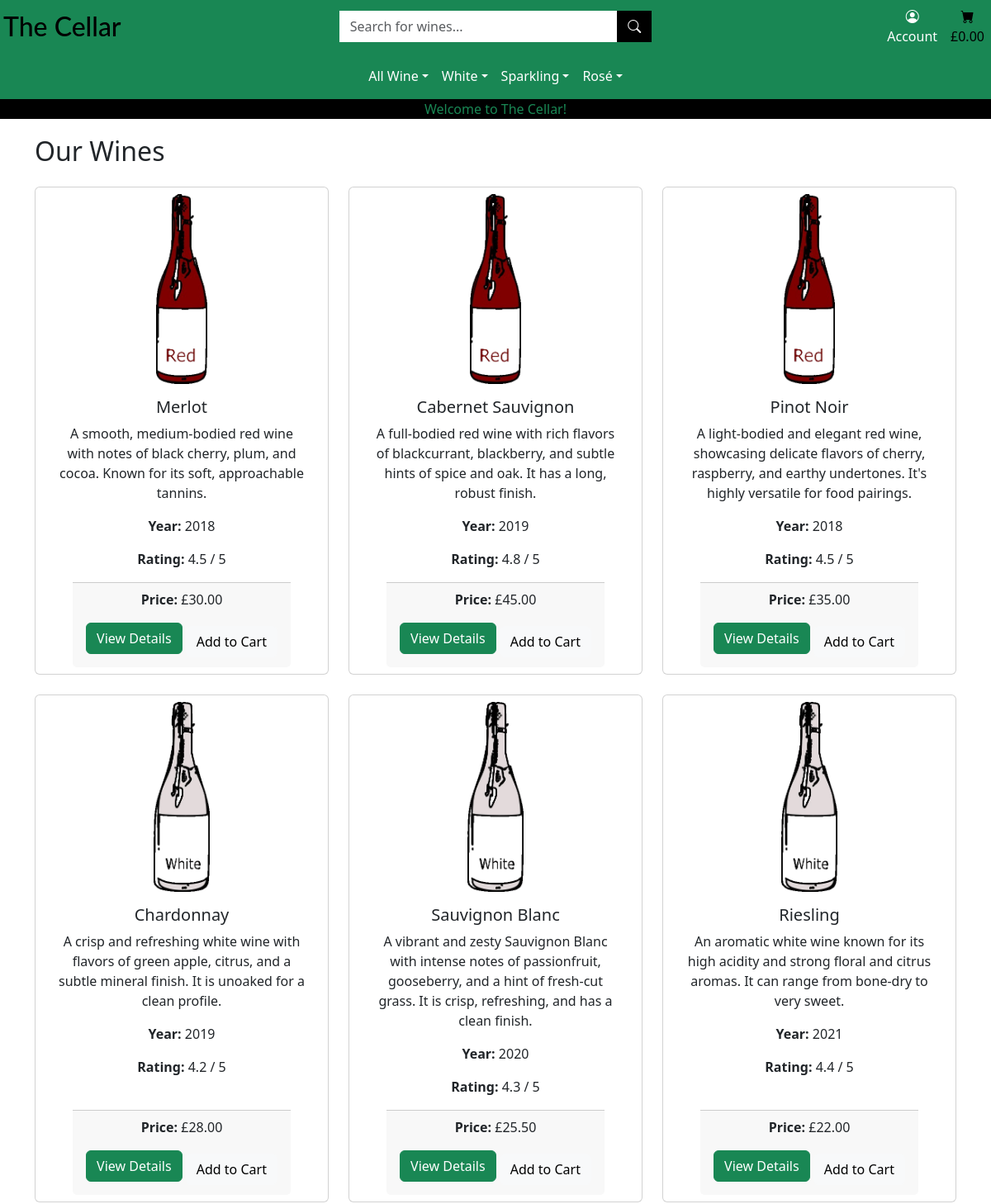
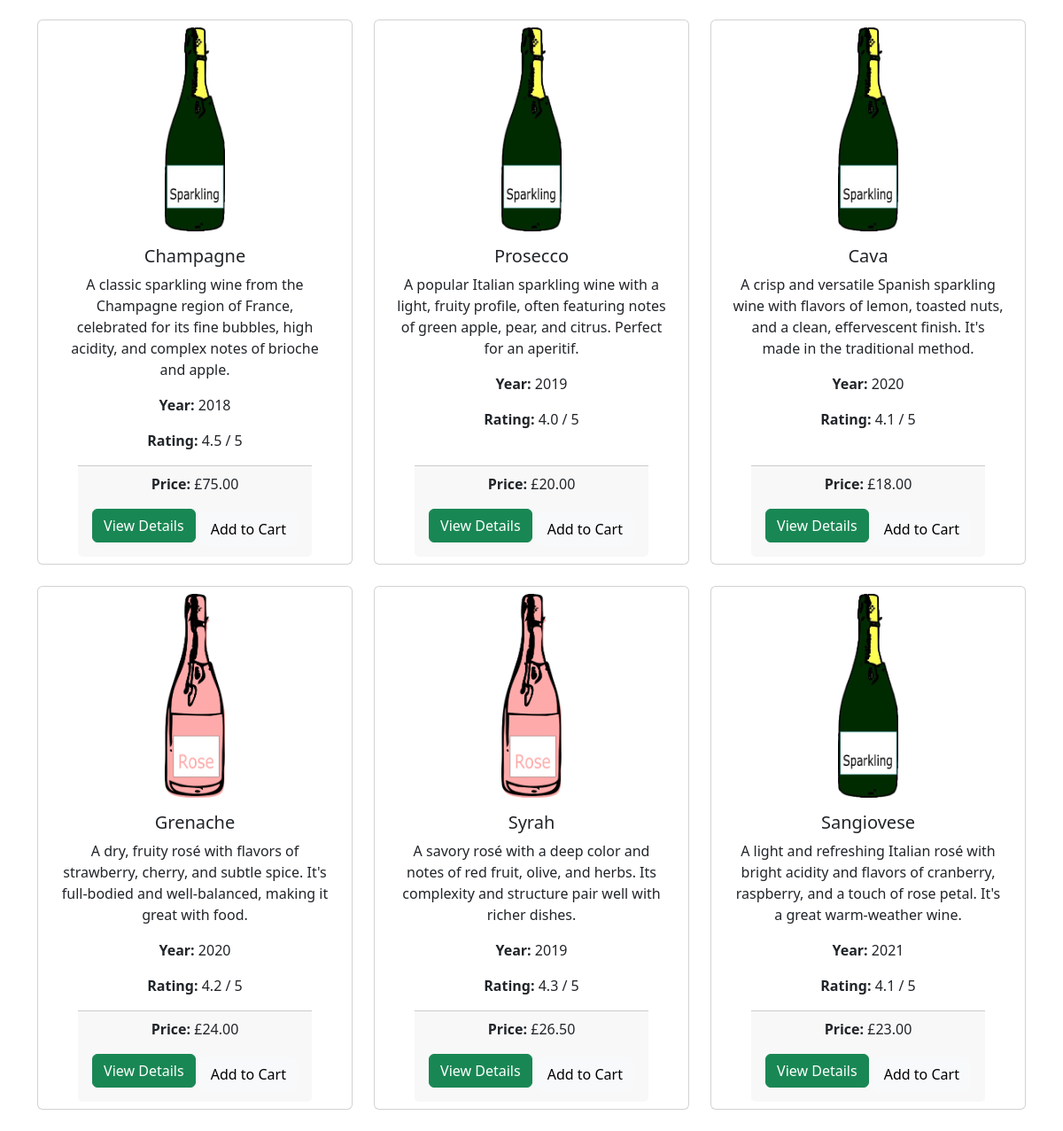
Screenshot of /products/ with the database file from the repository (2 pictures, top to bottom).
### products/models.py (models this page shows, shortened)
class Wine(models.Model):
    name = models.CharField(max_length=200)
    category = models.ForeignKey(Category, on_delete=models.SET_NULL, related_name='wines', null=True, blank=True)
    description = models.TextField()
    price = models.DecimalField(max_digits=10, decimal_places=2)
    image = models.ImageField(blank=True, null=True)
    rating = models.FloatField(null=True, blank=True)
    year = models.PositiveIntegerField(null=True, blank=True)

### products/views.py (the view, shortened to what this page needs)
# urls.py: path('', views.all_wines, name='all_wines'),
def all_wines(request):
    wines = Wine.objects.all()
    query = None
    categories = None
    sort = None
    direction = None
    if 'category' in request.GET:
        categories = request.GET['category'].split(',')
        wines = wines.filter(category__name__in=categories)
        categories = Category.objects.filter(name__in=categories)
    if 'q' in request.GET:
        query = request.GET['q']
        if not query:
            messages.error(request, "You didn't enter any search criteria!")
            return redirect(reverse('all_wines'))
        wines = wines.filter(Q(name__icontains=query) | Q(description__icontains=query))
    context = {       #create a context dictionary to pass data to the template
        'wines': wines,
        'search_term': query,
        'current_categories': categories,
        'current_sorting': f'{sort}_{direction}',
    }
    return render(request, 'products.html', context)

### products/templates/products.html (shortened to what this page needs)
{% extends "base.html" %}
{% load static %}
{% block content %}
<div class="container">
    <h2 class="my-4">Our Wines</h2>
    <div class="row">
        {% for wine in wines %}
        <div class="col-md-4 mb-4">
            <div class="card h-100 d-flex align-items-center px-2 py-2">
                {% if wine.image %}
                    <img src="{{ wine.image.url }}" class="card-img-top" alt="{{ wine.name }}">
                {% else %}
                    <img src="{% static 'images/placeholder.png' %}" class="card-img-top" alt="No image available">
                {% endif %}
                    <div class="card-body text-center">
                        <h5 class="card-title">{{ wine.name }}</h5>
                        <p class="card-text">{{ wine.description }}</p>
                        <p class="card-text"><strong>Year:</strong> {{ wine.year }}</p>
                        <p class="card-text"><strong>Rating:</strong> {{ wine.rating }} / 5</p>
                    </div>
                    <div class="card-footer text-center">
                        <p class="card-text"><strong>Price:</strong> £{{ wine.price|floatformat:2 }}</p>
                        <a href="{% url 'wine_detail' wine.id %}" class="btn btn-success mb-2">View Details</a>
                        <form method="post" action="{% url 'shop_home' %}" class="d-inline">
                            <button type="submit" class="btn btn-light">Add to Cart</button>
                        </form>
                 </div>
            </div>
        </div>
        {% endfor %}
    </div>
</div>
{% endblock %}

### templates/base.html (shortened to what this page needs)
{% load static %}
<!doctype html>
<html lang="en">
<head>
    {% block core_css %}
    <link href="https://cdnjs.cloudflare.com/ajax/libs/bootstrap/5.3.0/css/bootstrap.min.css" rel="stylesheet">
    <link href="https://cdnjs.cloudflare.com/ajax/libs/bootstrap-icons/1.10.0/font/bootstrap-icons.min.css"
        rel="stylesheet"> {% endblock %}
    {% block extra_css %}
    <link rel="stylesheet" href="{% static 'css/base.css' %}">
    {% endblock %}
</head>
<body>
    <header class="container-fluid fixed-top px-0">
        <div id="topnav" class="row d-flex flex-wrap align-items-center bg-success text-white py-2 px-2">
            {% include 'includes/header_desktop.html' %}
        </div>
        <nav class="navbar navbar-expand-lg navbar-light bg-success text-black">
            {% include 'includes/main_nav_desktop.html' %}
        </nav>
        <div class="row text-center" id="message-banner">
            <div class="col bg-black text-success" >
                <p class="m-0">Welcome to The Cellar!</p>
            </div>
        </div>
    </header>
    <main>
        {% block content %}
        {% endblock %}
    </main>
</body>
</html>

### templates/includes/header_desktop.html (shortened to what this page needs)
<div class="col-12 col-lg-4 my-auto py-1 px-2 py-lg-0 text-center text-lg-left d-none d-lg-block">
    <a href="{% url 'home' %}" class="nav-link main-logo-link">
        <h2 class="logo-font text-black my-0">The Cellar</h2>
    </a>
</div>
<div class="col-12 col-lg-4 my-auto py-1 py-lg-0 d-none d-lg-block">
    <form action="{% url 'all_wines' %}" method="get">
        <div class="input-group w-100">
            <input type="text" class="form-control border border-white rounded-0"
                placeholder="Search for wines..." name="q">
            <div class="input-group-append">
                <button class="btn btn-white bg-black rounded-0" type="submit">
                    <span class="icon"><i class="bi bi-search text-white"></i></span>
                </button>
            </div>
        </div>
    </form>
</div>
<div class="col-12 col-lg-4 my-auto py-1 py-lg-0 d-none d-lg-block">
    <ul
        class="list-inline list-unstyled text-center text-lg-right my-0  d-flex justify-content-end align-items-center">
        <li class="list-inline-item dropdown mx-3">
            <a href="" class="nav-link text-white" data-bs-toggle="dropdown" id="user-options" aria-expanded="false">
                <div><i class="bi bi-person-circle"></i></div>
            </a>
            <p class="my-0 d-md-none d-lg-block">Account</p>
        </li>
        <li class="list-inline-item border-outline-1-solid-white">
            <a href=""
                class="nav-link {% if grand_total_items %}text-success{% else %}text-black{% endif %} ">
                <div class="text-center">
                    <div><i class="bi bi-cart-fill"></i></div>
                    <p class="m-0">
                        {% if grand_total_items %}
                        £{{ grand_total|floatformat:2 }}
                        {% else %}
                        £0.00
                        {% endif %}
                    </p>
                </div>
            </a>
        </li>
    </ul>
</div>

### templates/includes/main_nav_desktop.html (shortened to what this page needs)
<div class="collapse navbar-collapse justify-content-center" id="main-nav">
        <ul class="navbar-nav mx-auto">
            <li><a class="nav-item dropdown">
                <a class="nav-link dropdown-toggle" href="#" id="whiteDropdown" role="button" data-bs-toggle="dropdown"
                    aria-expanded="false">All Wine</a>
            </li>
            <li class="nav-item dropdown">
                <a class="nav-link dropdown-toggle" href="#" id="whiteDropdown" role="button" data-bs-toggle="dropdown"
                    aria-expanded="false">White</a>
            </li>
            <li class="nav-item dropdown">
                <a class="nav-link dropdown-toggle" href="#" id="sparklingDropdown" role="button" data-bs-toggle="dropdown"
                    aria-expanded="false">Sparkling</a>
            </li>
            <li class="nav-item dropdown">
                <a class="nav-link dropdown-toggle" href="#" id="roseDropdown" role="button" data-bs-toggle="dropdown"
                    aria-expanded="false">Rosé</a>
            </li>
        </ul>
</div>

### static/css/base.css (style rules this page uses)
body { padding-top: 140px; }
.logo-font { font-family: 'Lato', sans-serif; }
.main-logo-link { text-decoration: none; width: fit-content; }
.text-black { color: black !important; }
#topnav { padding: 10px 0; }
.nav-link { color: white; text-decoration: none; }
.card-img-top { width: 20%; height: 230px; }
@media (min-width: 768px) { .card-img-top { width: 30%; height: 230px; object-fit: contain; } }

### rows the page displays
Wine: image (picture), name "Merlot", description "A smooth, medium-bodied red wine with notes of black cherry, plum, and cocoa. Known for its soft, approachable tannins.", year "2018", rating "4.5", price "30.00"
Wine: image (picture), name "Cabernet Sauvignon", description "A full-bodied red wine with rich flavors of blackcurrant, blackberry, and subtle hints of spice and oak. It has a long, robust finish.", year "2019", rating "4.8", price "45.00"
Wine: image (picture), name "Pinot Noir", description "A light-bodied and elegant red wine, showcasing delicate flavors of cherry, raspberry, and earthy undertones. It's highly versatile for food pairings.", year "2018", rating "4.5", price "35.00"
Wine: image (picture), name "Chardonnay", description "A crisp and refreshing white wine with flavors of green apple, citrus, and a subtle mineral finish. It is unoaked for a clean profile.", year "2019", rating "4.2", price "28.00"
Wine: image (picture), name "Sauvignon Blanc", description "A vibrant and zesty Sauvignon Blanc with intense notes of passionfruit, gooseberry, and a hint of fresh-cut grass. It is crisp, refreshing, and has a clean finish.", year "2020", rating "4.3", price "25.50"
Wine: image (picture), name "Riesling", description "An aromatic white wine known for its high acidity and strong floral and citrus aromas. It can range from bone-dry to very sweet.", year "2021", rating "4.4", price "22.00"
Wine: image (picture), name "Champagne", description "A classic sparkling wine from the Champagne region of France, celebrated for its fine bubbles, high acidity, and complex notes of brioche and apple.", year "2018", rating "4.5", price "75.00"
Wine: image (picture), name "Prosecco", description "A popular Italian sparkling wine with a light, fruity profile, often featuring notes of green apple, pear, and citrus. Perfect for an aperitif.", year "2019", rating "4.0", price "20.00"
Wine: image (picture), name "Cava", description "A crisp and versatile Spanish sparkling wine with flavors of lemon, toasted nuts, and a clean, effervescent finish. It's made in the traditional method.", year "2020", rating "4.1", price "18.00"
Wine: image (picture), name "Grenache", description "A dry, fruity rosé with flavors of strawberry, cherry, and subtle spice. It's full-bodied and well-balanced, making it great with food.", year "2020", rating "4.2", price "24.00"
Wine: image (picture), name "Syrah", description "A savory rosé with a deep color and notes of red fruit, olive, and herbs. Its complexity and structure pair well with richer dishes.", year "2019", rating "4.3", price "26.50"
Wine: image (picture), name "Sangiovese", description "A light and refreshing Italian rosé with bright acidity and flavors of cranberry, raspberry, and a touch of rose petal. It's a great warm-weather wine.", year "2021", rating "4.1", price "23.00"
